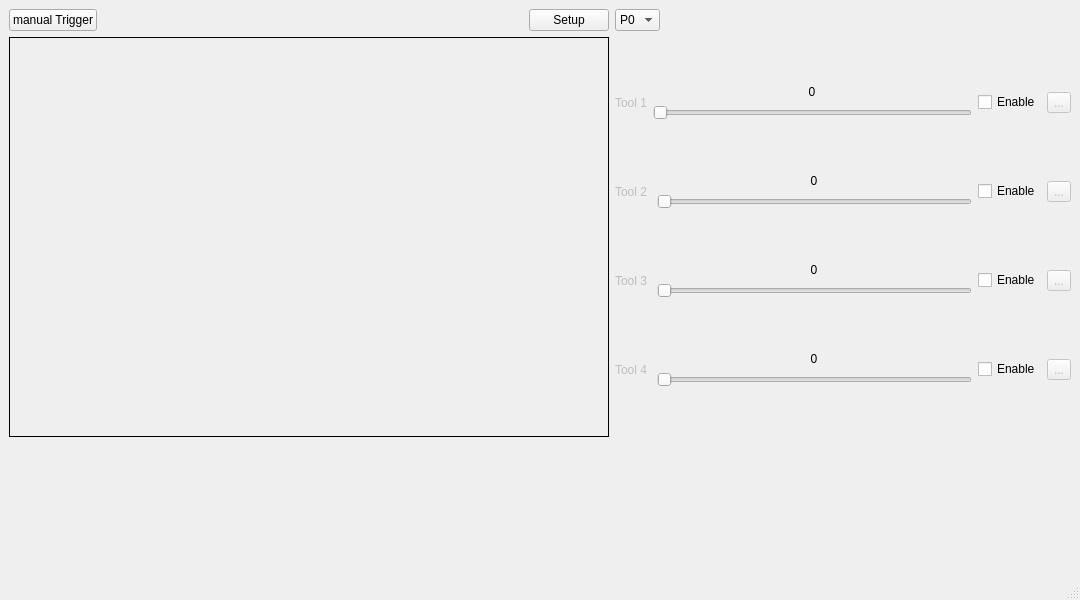
<?xml version="1.0" encoding="UTF-8"?>
<ui version="4.0">
 <class>MainWindow</class>
 <widget class="QMainWindow" name="MainWindow">
  <property name="windowModality">
   <enum>Qt::ApplicationModal</enum>
  </property>
  <property name="enabled">
   <bool>true</bool>
  </property>
  <property name="geometry">
   <rect>
    <x>0</x>
    <y>0</y>
    <width>1080</width>
    <height>600</height>
   </rect>
  </property>
  <property name="minimumSize">
   <size>
    <width>1080</width>
    <height>600</height>
   </size>
  </property>
  <property name="baseSize">
   <size>
    <width>1080</width>
    <height>600</height>
   </size>
  </property>
  <property name="windowTitle">
   <string>MainWindow</string>
  </property>
  <property name="tabShape">
   <enum>QTabWidget::Rounded</enum>
  </property>
  <widget class="QWidget" name="background">
   <layout class="QGridLayout" name="gridLayout">
    <item row="1" column="0">
     <layout class="QHBoxLayout" name="horizontalLayout_5">
      <item>
       <widget class="QPushButton" name="ManualTrigger">
        <property name="text">
         <string>manual Trigger</string>
        </property>
       </widget>
      </item>
      <item>
       <spacer name="horizontalSpacer_3">
        <property name="orientation">
         <enum>Qt::Horizontal</enum>
        </property>
        <property name="sizeHint" stdset="0">
         <size>
          <width>40</width>
          <height>20</height>
         </size>
        </property>
       </spacer>
      </item>
      <item>
       <widget class="QPushButton" name="pushButton">
        <property name="text">
         <string>Setup</string>
        </property>
       </widget>
      </item>
     </layout>
    </item>
    <item row="3" column="0">
     <spacer name="verticalSpacer">
      <property name="orientation">
       <enum>Qt::Vertical</enum>
      </property>
      <property name="sizeHint" stdset="0">
       <size>
        <width>20</width>
        <height>40</height>
       </size>
      </property>
     </spacer>
    </item>
    <item row="2" column="0">
     <widget class="QLabel" name="ImagePreview">
      <property name="minimumSize">
       <size>
        <width>600</width>
        <height>400</height>
       </size>
      </property>
      <property name="baseSize">
       <size>
        <width>600</width>
        <height>400</height>
       </size>
      </property>
      <property name="mouseTracking">
       <bool>true</bool>
      </property>
      <property name="frameShape">
       <enum>QFrame::Box</enum>
      </property>
      <property name="frameShadow">
       <enum>QFrame::Plain</enum>
      </property>
      <property name="text">
       <string/>
      </property>
      <property name="textFormat">
       <enum>Qt::AutoText</enum>
      </property>
      <property name="pixmap">
       <pixmap>icons/ADDIXO.png</pixmap>
      </property>
      <property name="scaledContents">
       <bool>true</bool>
      </property>
      <property name="alignment">
       <set>Qt::AlignCenter</set>
      </property>
      <property name="wordWrap">
       <bool>false</bool>
      </property>
     </widget>
    </item>
    <item row="1" column="1">
     <layout class="QHBoxLayout" name="horizontalLayout_14">
      <item>
       <widget class="QComboBox" name="programsList">
        <item>
         <property name="text">
          <string>P0</string>
         </property>
        </item>
        <item>
         <property name="text">
          <string>P1</string>
         </property>
        </item>
        <item>
         <property name="text">
          <string>P2</string>
         </property>
        </item>
        <item>
         <property name="text">
          <string>P3</string>
         </property>
        </item>
        <item>
         <property name="text">
          <string>P4</string>
         </property>
        </item>
        <item>
         <property name="text">
          <string>P5</string>
         </property>
        </item>
       </widget>
      </item>
      <item>
       <spacer name="horizontalSpacer">
        <property name="orientation">
         <enum>Qt::Horizontal</enum>
        </property>
        <property name="sizeHint" stdset="0">
         <size>
          <width>40</width>
          <height>20</height>
         </size>
        </property>
       </spacer>
      </item>
     </layout>
    </item>
    <item row="2" column="1">
     <layout class="QVBoxLayout" name="ToolsList">
      <item>
       <layout class="QHBoxLayout" name="Tool1">
        <item>
         <widget class="QLabel" name="ToolName1">
          <property name="enabled">
           <bool>false</bool>
          </property>
          <property name="text">
           <string>Tool 1</string>
          </property>
         </widget>
        </item>
        <item>
         <layout class="QGridLayout" name="gridLayout_6">
          <item row="2" column="0">
           <widget class="QSlider" name="ThreshSlider1">
            <property name="enabled">
             <bool>false</bool>
            </property>
            <property name="maximum">
             <number>100</number>
            </property>
            <property name="orientation">
             <enum>Qt::Horizontal</enum>
            </property>
            <property name="invertedAppearance">
             <bool>false</bool>
            </property>
            <property name="invertedControls">
             <bool>false</bool>
            </property>
           </widget>
          </item>
          <item row="1" column="0">
           <layout class="QHBoxLayout" name="horizontalLayout_10">
            <item>
             <widget class="QLabel" name="ThreshValue1">
              <property name="maximumSize">
               <size>
                <width>50</width>
                <height>50</height>
               </size>
              </property>
              <property name="text">
               <string>0</string>
              </property>
              <property name="textFormat">
               <enum>Qt::PlainText</enum>
              </property>
              <property name="scaledContents">
               <bool>false</bool>
              </property>
              <property name="alignment">
               <set>Qt::AlignCenter</set>
              </property>
             </widget>
            </item>
           </layout>
          </item>
         </layout>
        </item>
        <item>
         <widget class="QCheckBox" name="Enable1">
          <property name="text">
           <string>Enable</string>
          </property>
         </widget>
        </item>
        <item>
         <widget class="QToolButton" name="ToolSettings1">
          <property name="enabled">
           <bool>false</bool>
          </property>
          <property name="text">
           <string>...</string>
          </property>
         </widget>
        </item>
       </layout>
      </item>
      <item>
       <layout class="QHBoxLayout" name="Tool2">
        <item>
         <widget class="QLabel" name="ToolName2">
          <property name="enabled">
           <bool>false</bool>
          </property>
          <property name="text">
           <string>Tool 2 </string>
          </property>
         </widget>
        </item>
        <item>
         <layout class="QGridLayout" name="gridLayout_9">
          <item row="2" column="0">
           <widget class="QSlider" name="ThreshSlider2">
            <property name="enabled">
             <bool>false</bool>
            </property>
            <property name="maximum">
             <number>100</number>
            </property>
            <property name="orientation">
             <enum>Qt::Horizontal</enum>
            </property>
            <property name="invertedAppearance">
             <bool>false</bool>
            </property>
            <property name="invertedControls">
             <bool>false</bool>
            </property>
           </widget>
          </item>
          <item row="1" column="0">
           <layout class="QHBoxLayout" name="horizontalLayout_12">
            <item>
             <widget class="QLabel" name="ThreshValue2">
              <property name="maximumSize">
               <size>
                <width>50</width>
                <height>50</height>
               </size>
              </property>
              <property name="text">
               <string>0</string>
              </property>
              <property name="textFormat">
               <enum>Qt::PlainText</enum>
              </property>
              <property name="scaledContents">
               <bool>false</bool>
              </property>
              <property name="alignment">
               <set>Qt::AlignCenter</set>
              </property>
             </widget>
            </item>
           </layout>
          </item>
         </layout>
        </item>
        <item>
         <widget class="QCheckBox" name="Enable2">
          <property name="text">
           <string>Enable</string>
          </property>
         </widget>
        </item>
        <item>
         <widget class="QToolButton" name="ToolSettings2">
          <property name="enabled">
           <bool>false</bool>
          </property>
          <property name="text">
           <string>...</string>
          </property>
         </widget>
        </item>
       </layout>
      </item>
      <item>
       <layout class="QHBoxLayout" name="Tool3">
        <item>
         <widget class="QLabel" name="ToolName3">
          <property name="enabled">
           <bool>false</bool>
          </property>
          <property name="text">
           <string>Tool 3 </string>
          </property>
         </widget>
        </item>
        <item>
         <layout class="QGridLayout" name="gridLayout_8">
          <item row="2" column="0">
           <widget class="QSlider" name="ThreshSlider3">
            <property name="enabled">
             <bool>false</bool>
            </property>
            <property name="maximum">
             <number>100</number>
            </property>
            <property name="orientation">
             <enum>Qt::Horizontal</enum>
            </property>
            <property name="invertedAppearance">
             <bool>false</bool>
            </property>
            <property name="invertedControls">
             <bool>false</bool>
            </property>
           </widget>
          </item>
          <item row="1" column="0">
           <layout class="QHBoxLayout" name="horizontalLayout_11">
            <item>
             <widget class="QLabel" name="ThreshValue3">
              <property name="maximumSize">
               <size>
                <width>50</width>
                <height>50</height>
               </size>
              </property>
              <property name="text">
               <string>0</string>
              </property>
              <property name="textFormat">
               <enum>Qt::PlainText</enum>
              </property>
              <property name="scaledContents">
               <bool>false</bool>
              </property>
              <property name="alignment">
               <set>Qt::AlignCenter</set>
              </property>
             </widget>
            </item>
           </layout>
          </item>
         </layout>
        </item>
        <item>
         <widget class="QCheckBox" name="Enable3">
          <property name="text">
           <string>Enable</string>
          </property>
         </widget>
        </item>
        <item>
         <widget class="QToolButton" name="ToolSettings3">
          <property name="enabled">
           <bool>false</bool>
          </property>
          <property name="text">
           <string>...</string>
          </property>
         </widget>
        </item>
       </layout>
      </item>
      <item>
       <layout class="QHBoxLayout" name="Tool4">
        <item>
         <widget class="QLabel" name="ToolName4">
          <property name="enabled">
           <bool>false</bool>
          </property>
          <property name="text">
           <string>Tool 4 </string>
          </property>
         </widget>
        </item>
        <item>
         <layout class="QGridLayout" name="gridLayout_10">
          <item row="2" column="0">
           <widget class="QSlider" name="ThreshSlider4">
            <property name="enabled">
             <bool>false</bool>
            </property>
            <property name="maximum">
             <number>100</number>
            </property>
            <property name="orientation">
             <enum>Qt::Horizontal</enum>
            </property>
            <property name="invertedAppearance">
             <bool>false</bool>
            </property>
            <property name="invertedControls">
             <bool>false</bool>
            </property>
           </widget>
          </item>
          <item row="1" column="0">
           <layout class="QHBoxLayout" name="horizontalLayout_13">
            <item>
             <widget class="QLabel" name="ThreshValue4">
              <property name="maximumSize">
               <size>
                <width>50</width>
                <height>50</height>
               </size>
              </property>
              <property name="text">
               <string>0</string>
              </property>
              <property name="textFormat">
               <enum>Qt::PlainText</enum>
              </property>
              <property name="scaledContents">
               <bool>false</bool>
              </property>
              <property name="alignment">
               <set>Qt::AlignCenter</set>
              </property>
             </widget>
            </item>
           </layout>
          </item>
         </layout>
        </item>
        <item>
         <widget class="QCheckBox" name="Enable4">
          <property name="text">
           <string>Enable</string>
          </property>
         </widget>
        </item>
        <item>
         <widget class="QToolButton" name="ToolSettings4">
          <property name="enabled">
           <bool>false</bool>
          </property>
          <property name="text">
           <string>...</string>
          </property>
         </widget>
        </item>
       </layout>
      </item>
     </layout>
    </item>
   </layout>
  </widget>
  <widget class="QMenuBar" name="menubar">
   <property name="geometry">
    <rect>
     <x>0</x>
     <y>0</y>
     <width>1080</width>
     <height>25</height>
    </rect>
   </property>
  </widget>
  <widget class="QStatusBar" name="statusbar"/>
 </widget>
 <tabstops>
  <tabstop>ManualTrigger</tabstop>
  <tabstop>programsList</tabstop>
  <tabstop>Enable1</tabstop>
  <tabstop>ToolSettings1</tabstop>
  <tabstop>ThreshSlider1</tabstop>
  <tabstop>Enable2</tabstop>
  <tabstop>ToolSettings2</tabstop>
  <tabstop>ThreshSlider2</tabstop>
  <tabstop>Enable3</tabstop>
  <tabstop>ToolSettings3</tabstop>
  <tabstop>ThreshSlider3</tabstop>
  <tabstop>Enable4</tabstop>
  <tabstop>ToolSettings4</tabstop>
  <tabstop>ThreshSlider4</tabstop>
 </tabstops>
 <resources/>
 <connections>
  <connection>
   <sender>ManualTrigger</sender>
   <signal>clicked()</signal>
   <receiver>MainWindow</receiver>
   <slot>refreshFrame()</slot>
   <hints>
    <hint type="sourcelabel">
     <x>104</x>
     <y>54</y>
    </hint>
    <hint type="destinationlabel">
     <x>171</x>
     <y>44</y>
    </hint>
   </hints>
  </connection>
  <connection>
   <sender>pushButton</sender>
   <signal>clicked()</signal>
   <receiver>MainWindow</receiver>
   <slot>showSetup()</slot>
   <hints>
    <hint type="sourcelabel">
     <x>561</x>
     <y>57</y>
    </hint>
    <hint type="destinationlabel">
     <x>510</x>
     <y>32</y>
    </hint>
   </hints>
  </connection>
  <connection>
   <sender>ThreshSlider1</sender>
   <signal>valueChanged(int)</signal>
   <receiver>ThreshValue1</receiver>
   <slot>setNum(int)</slot>
   <hints>
    <hint type="sourcelabel">
     <x>953</x>
     <y>162</y>
    </hint>
    <hint type="destinationlabel">
     <x>834</x>
     <y>124</y>
    </hint>
   </hints>
  </connection>
  <connection>
   <sender>Enable1</sender>
   <signal>toggled(bool)</signal>
   <receiver>ToolName1</receiver>
   <slot>setEnabled(bool)</slot>
   <hints>
    <hint type="sourcelabel">
     <x>1038</x>
     <y>127</y>
    </hint>
    <hint type="destinationlabel">
     <x>617</x>
     <y>163</y>
    </hint>
   </hints>
  </connection>
  <connection>
   <sender>Enable2</sender>
   <signal>toggled(bool)</signal>
   <receiver>ThreshSlider2</receiver>
   <slot>setEnabled(bool)</slot>
   <hints>
    <hint type="sourcelabel">
     <x>1038</x>
     <y>228</y>
    </hint>
    <hint type="destinationlabel">
     <x>906</x>
     <y>250</y>
    </hint>
   </hints>
  </connection>
  <connection>
   <sender>ToolSettings1</sender>
   <signal>clicked()</signal>
   <receiver>MainWindow</receiver>
   <slot>showToolSettings()</slot>
   <hints>
    <hint type="sourcelabel">
     <x>1068</x>
     <y>125</y>
    </hint>
    <hint type="destinationlabel">
     <x>1054</x>
     <y>68</y>
    </hint>
   </hints>
  </connection>
  <connection>
   <sender>Enable1</sender>
   <signal>toggled(bool)</signal>
   <receiver>ToolSettings1</receiver>
   <slot>setEnabled(bool)</slot>
   <hints>
    <hint type="sourcelabel">
     <x>1034</x>
     <y>107</y>
    </hint>
    <hint type="destinationlabel">
     <x>1068</x>
     <y>129</y>
    </hint>
   </hints>
  </connection>
  <connection>
   <sender>Enable1</sender>
   <signal>toggled(bool)</signal>
   <receiver>ThreshSlider1</receiver>
   <slot>setEnabled(bool)</slot>
   <hints>
    <hint type="sourcelabel">
     <x>1038</x>
     <y>127</y>
    </hint>
    <hint type="destinationlabel">
     <x>953</x>
     <y>162</y>
    </hint>
   </hints>
  </connection>
  <connection>
   <sender>Enable2</sender>
   <signal>toggled(bool)</signal>
   <receiver>ToolName2</receiver>
   <slot>setEnabled(bool)</slot>
   <hints>
    <hint type="sourcelabel">
     <x>1038</x>
     <y>228</y>
    </hint>
    <hint type="destinationlabel">
     <x>617</x>
     <y>207</y>
    </hint>
   </hints>
  </connection>
  <connection>
   <sender>Enable2</sender>
   <signal>toggled(bool)</signal>
   <receiver>ToolSettings2</receiver>
   <slot>setEnabled(bool)</slot>
   <hints>
    <hint type="sourcelabel">
     <x>1038</x>
     <y>228</y>
    </hint>
    <hint type="destinationlabel">
     <x>1068</x>
     <y>230</y>
    </hint>
   </hints>
  </connection>
  <connection>
   <sender>ThreshSlider2</sender>
   <signal>valueChanged(int)</signal>
   <receiver>ThreshValue2</receiver>
   <slot>setNum(int)</slot>
   <hints>
    <hint type="sourcelabel">
     <x>803</x>
     <y>245</y>
    </hint>
    <hint type="destinationlabel">
     <x>835</x>
     <y>225</y>
    </hint>
   </hints>
  </connection>
  <connection>
   <sender>Enable3</sender>
   <signal>toggled(bool)</signal>
   <receiver>ToolName3</receiver>
   <slot>setEnabled(bool)</slot>
   <hints>
    <hint type="sourcelabel">
     <x>1038</x>
     <y>329</y>
    </hint>
    <hint type="destinationlabel">
     <x>617</x>
     <y>328</y>
    </hint>
   </hints>
  </connection>
  <connection>
   <sender>Enable4</sender>
   <signal>toggled(bool)</signal>
   <receiver>ToolName4</receiver>
   <slot>setEnabled(bool)</slot>
   <hints>
    <hint type="sourcelabel">
     <x>1038</x>
     <y>430</y>
    </hint>
    <hint type="destinationlabel">
     <x>617</x>
     <y>413</y>
    </hint>
   </hints>
  </connection>
  <connection>
   <sender>Enable3</sender>
   <signal>toggled(bool)</signal>
   <receiver>ToolSettings3</receiver>
   <slot>setEnabled(bool)</slot>
   <hints>
    <hint type="sourcelabel">
     <x>1038</x>
     <y>329</y>
    </hint>
    <hint type="destinationlabel">
     <x>1068</x>
     <y>331</y>
    </hint>
   </hints>
  </connection>
  <connection>
   <sender>Enable4</sender>
   <signal>toggled(bool)</signal>
   <receiver>ToolSettings4</receiver>
   <slot>setEnabled(bool)</slot>
   <hints>
    <hint type="sourcelabel">
     <x>1038</x>
     <y>430</y>
    </hint>
    <hint type="destinationlabel">
     <x>1068</x>
     <y>432</y>
    </hint>
   </hints>
  </connection>
  <connection>
   <sender>Enable4</sender>
   <signal>toggled(bool)</signal>
   <receiver>ThreshSlider4</receiver>
   <slot>setEnabled(bool)</slot>
   <hints>
    <hint type="sourcelabel">
     <x>1038</x>
     <y>430</y>
    </hint>
    <hint type="destinationlabel">
     <x>907</x>
     <y>454</y>
    </hint>
   </hints>
  </connection>
  <connection>
   <sender>Enable3</sender>
   <signal>toggled(bool)</signal>
   <receiver>ThreshSlider3</receiver>
   <slot>setEnabled(bool)</slot>
   <hints>
    <hint type="sourcelabel">
     <x>1038</x>
     <y>329</y>
    </hint>
    <hint type="destinationlabel">
     <x>906</x>
     <y>350</y>
    </hint>
   </hints>
  </connection>
  <connection>
   <sender>ThreshSlider3</sender>
   <signal>valueChanged(int)</signal>
   <receiver>ThreshValue3</receiver>
   <slot>setNum(int)</slot>
   <hints>
    <hint type="sourcelabel">
     <x>822</x>
     <y>353</y>
    </hint>
    <hint type="destinationlabel">
     <x>835</x>
     <y>326</y>
    </hint>
   </hints>
  </connection>
  <connection>
   <sender>ThreshSlider4</sender>
   <signal>valueChanged(int)</signal>
   <receiver>ThreshValue4</receiver>
   <slot>setNum(int)</slot>
   <hints>
    <hint type="sourcelabel">
     <x>857</x>
     <y>462</y>
    </hint>
    <hint type="destinationlabel">
     <x>835</x>
     <y>427</y>
    </hint>
   </hints>
  </connection>
  <connection>
   <sender>programsList</sender>
   <signal>activated(int)</signal>
   <receiver>MainWindow</receiver>
   <slot>ProgramNumber()</slot>
   <hints>
    <hint type="sourcelabel">
     <x>639</x>
     <y>51</y>
    </hint>
    <hint type="destinationlabel">
     <x>689</x>
     <y>40</y>
    </hint>
   </hints>
  </connection>
 </connections>
 <slots>
  <slot>refreshFrame()</slot>
  <slot>showToolSettings()</slot>
  <slot>showSetup()</slot>
  <slot>ProgramNumber()</slot>
 </slots>
</ui>
